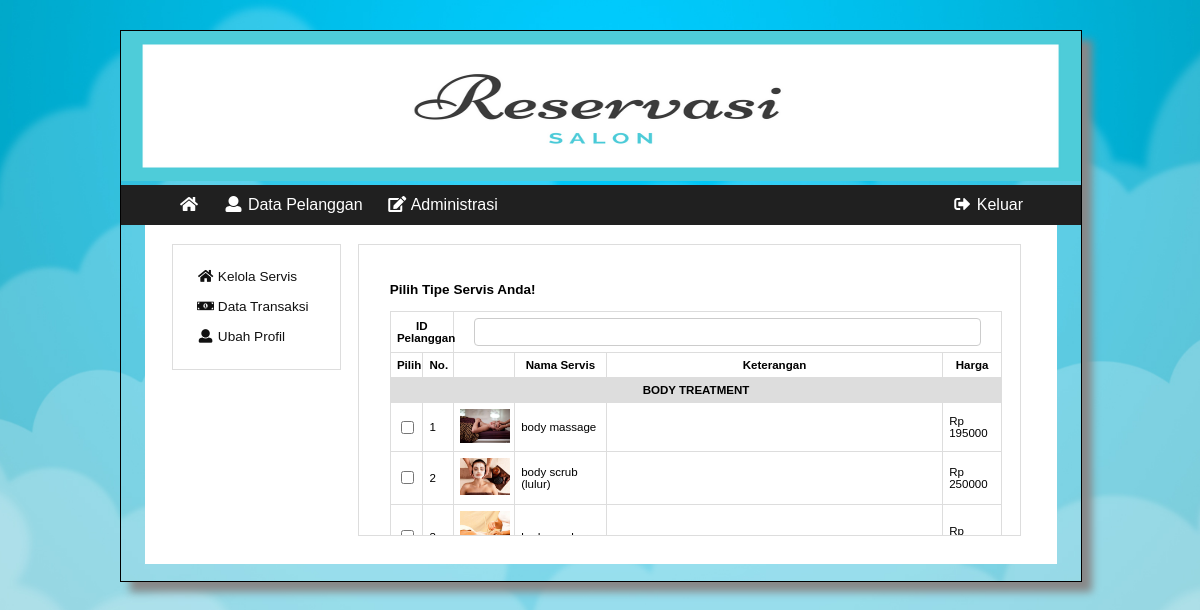
Page /akses/admin/index.php?p=d_administrasi&k=t_servis&aksi=tambah on the committed database.
### tables this page shows
CREATE TABLE `kategori_servis` (
  `id_kategori` varchar(15) NOT NULL,
  `nama_kategori` varchar(100) NOT NULL,
  `ruang` int(11) NOT NULL
);

CREATE TABLE `tipe_servis` (
  `kode_servis` varchar(15) NOT NULL,
  `nama_servis` varchar(100) DEFAULT NULL,
  `id_kategori` varchar(15) DEFAULT NULL,
  `keterangan_servis` varchar(100) DEFAULT NULL,
  `gambar_servis` varchar(100) DEFAULT NULL,
  `harga_servis` double DEFAULT NULL
);

### akses/controller.php (called while the page is built, shortened)
<?php
$query_kategori = "SELECT * FROM kategori_servis";
$sql_kategori = mysqli_query($mysqli,$query_kategori);
?>

### akses/admin/konten/administrasi/t_servis.php (the view, shortened to what this page needs)
<div class="apps-content-item">
<form action="konten/proses/aksi_reservasi.php" method="post">
  <h3>Pilih Tipe Servis Anda!</h3>
  <table id="tbl">
    <tr>
      <th colspan="2">ID Pelanggan</th>
      <th colspan="5"><input type="text" class="form-control" value="" name="id_pelanggan"></th>
    </tr>
    <tr>
      <th width="5%">Pilih</th>
      <th width="5%">No.</th>
      <th width="10%"></th>
      <th width="15%">Nama Servis</th>
      <th width="55%">Keterangan</th>
      <th>Harga</th>
    </tr>
    <?php
      $no = 0;
      foreach ($sql_kategori as $key) {
        extract($key);
    ?>
    <tr>
      <th colspan="6" style="text-transform: uppercase; background-color:#ddd;"><?php echo $nama_kategori; ?></th>
    </tr>
    <?php
      $query_tipe = "SELECT * FROM tipe_servis WHERE id_kategori = '$id_kategori'";
      $sql_tipe = mysqli_query($mysqli,$query_tipe);
      foreach ($sql_tipe as $key) {
        extract($key);
      $no++;
    ?>
    <tr>
      <td> <input type="checkbox" name="kode_servis[]" value="<?php echo $kode_servis; ?>"> </td>
      <td><?php echo $no; ?></td>
      <td><img src="../img/servis/<?php echo $gambar_servis; ?>" width="50px"></td>
      <td><?php echo $nama_servis; ?></td>
      <td><?php echo $keterangan_servis; ?></td>
      <td><?php echo "Rp ".$harga_servis; ?></td>
    </tr>
    <?php }} ?>
  </table>
</form>
</div>

### akses/booking.css (style rules this page uses)
@media (min-width: 576px) { body { background: url(img/bg.jpg); -webkit-background-size: 100% 100%; -moz-background-size: 100% 100%; -o-background-size: 100% 100%; background-size: cover; background-repeat: no-repeat; background-position: center; position: absolute; background-attachment: fixed; margin: 0px; padding: 0px; background-color: #fff; overflow-x: hidden; } }
@media (min-width: 576px) { .apps-content-item { display: block; position: relative; float: left; width: 98%; font-size: 0.85em; padding: 1%; left : 1%; } }
@media (min-width: 576px) { #tbl { width: 100%; align-content: center; border-spacing: 0; border: 1px solid #ddd; border-right: 0; border-bottom: 0; display: table; position: relative; } }
@media (min-width: 576px) { #tbl th, #tbl td { padding: 1%; border: 1px solid #ddd; border-top: 0; border-left: 0; } }
@media (min-width: 576px) { #tbl input { padding: 6px 12px; font-size: 12px; line-height: 1.42857143; border-radius: 4px; color: #555; background-color: #fff; background-image: none; border: 1px solid #ccc; border-radius: 4px; } }
@media (min-width: 576px) { .form-control { width: 90% !important; height: 7.3%; padding: 6px 12px; font-size: 12px; line-height: 1.42857143; border-radius: 4px; color: #555; background-color: #fff; background-image: none; border: 1px solid #ccc; border-radius: 4px; } }

### rows in the picture
kategori_servis: nama_kategori "BODY TREATMENT"
tipe_servis: gambar_servis (picture), nama_servis "body massage", harga_servis "195000"
tipe_servis: gambar_servis (picture), nama_servis "body scrub (lulur)", harga_servis "250000"
tipe_servis: gambar_servis (picture)
